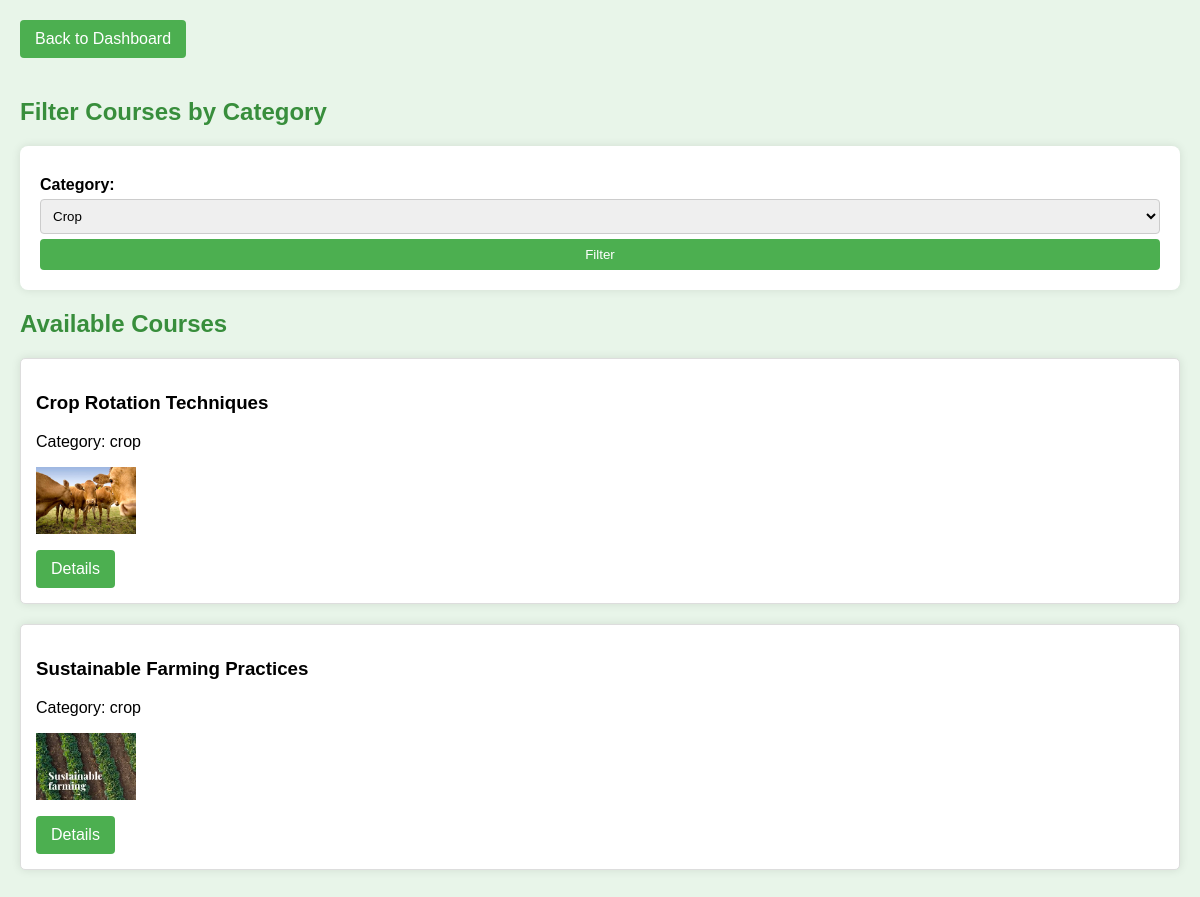
The page /view/user_courselist.php?category=crop (signed in) on the database its author committed.
### tables this page shows
CREATE TABLE `courses` (
  `id` int(11) NOT NULL,
  `title` varchar(255) NOT NULL,
  `description` text NOT NULL,
  `category` varchar(255) NOT NULL,
  `module` varchar(255) DEFAULT NULL,
  `duration` int(11) DEFAULT NULL,
  `price` decimal(10,2) DEFAULT NULL,
  `image` varchar(255) DEFAULT NULL
);

### view/user_courselist.php (the view, shortened to what this page needs)
<?php
require_once '../config/database.php';
$category = isset($_GET['category']) ? $_GET['category'] : '';
$query = "SELECT * FROM courses";
if (!empty($category)) {
    $query .= " WHERE category = ?";
    $stmt = $conn->prepare($query);
    $stmt->bind_param("s", $category);
} else {
    $stmt = $conn->prepare($query);
}
$stmt->execute();
$result = $stmt->get_result();
?>
<!DOCTYPE html>
<html lang="en">
<head>
</head>
<body>
    <a class="back-button" href="user_dashboard.php">Back to Dashboard</a>
    <h2>Filter Courses by Category</h2>
    <form method="GET" action="user_courselist.php">
        <label for="category">Category:</label>
        <select name="category" id="category">
            <option value="crop" <?php echo ($category == 'crop') ? 'selected' : ''; ?>>Crop</option>
        </select>
        <button type="submit">Filter</button>
    </form>
    <h2>Available Courses</h2>
    <?php
    if ($result->num_rows > 0) {
        while ($row = $result->fetch_assoc()) {
            echo "<div class='course-card'>";
            echo "<h3>" . htmlspecialchars($row['title']) . "</h3>";
            echo "<p>Category: " . htmlspecialchars($row['category']) . "</p>";
            if (!empty($row['image'])) {
                echo "<p><img src='../assets/" . htmlspecialchars($row['image']) . "' alt='Course Image'></p>";
            }
            echo "<a class='details-button' href='user_coursedetails.php?id=" . $row['id'] . "'>Details</a>";
            echo "</div>";
        }
    } else {
        echo "<p>No courses found.</p>";
    }
    ?>
</body>
</html>

### view/user_courselist.php (style rules this page uses)
body { font-family: Arial, sans-serif; background-color: #e8f5e9; margin: 0; padding: 20px; }
h1, h2 { color: #388e3c; }
form { margin-bottom: 20px; background-color: #fff; padding: 20px; border-radius: 8px; box-shadow: 0 0 10px rgba(0, 0, 0, 0.1); }
label { display: block; margin-top: 10px; font-weight: bold; }
select, button { width: 100%; padding: 8px; margin-top: 5px; box-sizing: border-box; border: 1px solid #ccc; border-radius: 4px; }
button { background-color: #4caf50; color: white; border: none; cursor: pointer; }
.course-card { border: 1px solid #ddd; padding: 15px; margin-bottom: 20px; border-radius: 5px; background-color: #fff; box-shadow: 0 0 10px rgba(0, 0, 0, 0.1); }
.course-card img { max-width: 100px; height: auto; display: block; margin-bottom: 10px; }
.details-button { display: inline-block; padding: 10px 15px; background-color: #4caf50; color: white; text-decoration: none; border-radius: 4px; transition: background-color 0.3s ease; }
.back-button { display: inline-block; padding: 10px 15px; background-color: #4caf50; color: white; text-decoration: none; border-radius: 4px; transition: background-color 0.3s ease; margin-bottom: 20px; }

### rows shown on the page
courses: title "Crop Rotation Techniques", category "crop", image (picture)
courses: title "Sustainable Farming Practices", category "crop", image (picture)
